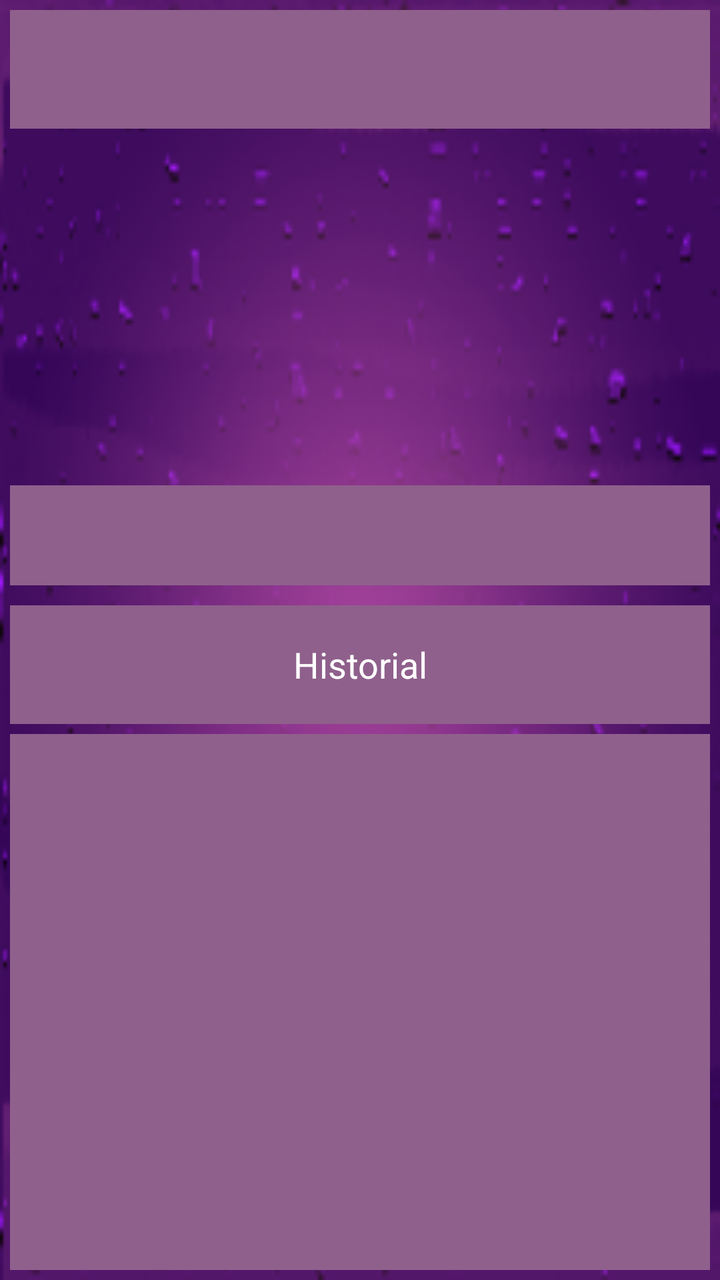
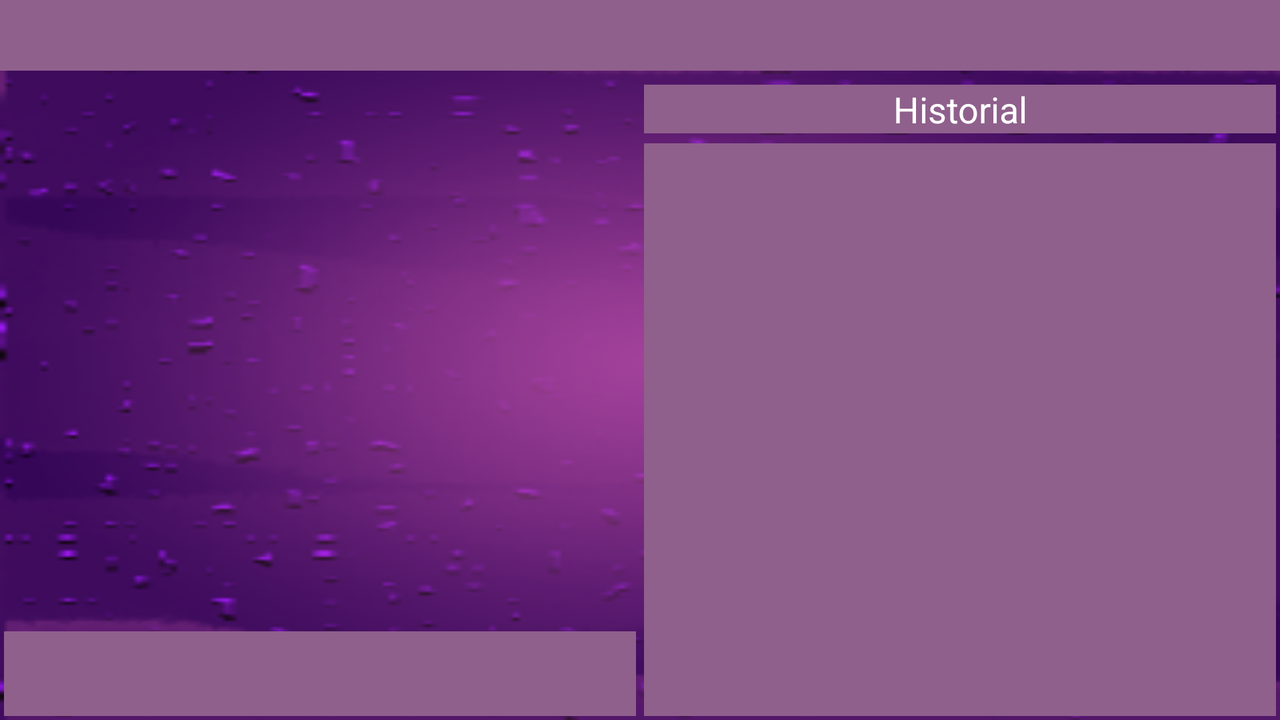

The same Android screen from two of the app's own layout files: first res/layout/ as a phone draws it, then the author's variant for another configuration, drawn on a device whose configuration selects that folder. Both files follow.
<!-- AndroidManifest.xml: application theme AppTheme -->
<!-- res/layout/fragment_detalle_de_entrenador.xml -->
<LinearLayout xmlns:android="http://schemas.android.com/apk/res/android"
    xmlns:tools="http://schemas.android.com/tools"
    android:layout_width="match_parent"
    android:layout_height="match_parent"
    android:orientation="vertical"
    android:padding="5dp"
    android:weightSum="20"
    tools:context="android.electiva.uniquindio.edu.co.vozarron.fragments.DetalleDeEntrenadorFragment">

    <TextView
        android:layout_width="match_parent"
        android:layout_height="0dp"
        android:gravity="center_horizontal|center_vertical"
        android:layout_weight="2"
        android:id="@+id/detalle_entrenador_nombre"
        android:background="@color/colorPrimary"
        android:textSize="@dimen/titulos"

        />
    <ImageView
        android:layout_width="wrap_content"
        android:layout_height="0dp"
        android:contentDescription=""
        android:layout_gravity="center"
        android:layout_weight="6"
        android:id="@+id/detalle_entrenador_foto"
        />

    <TextView
        android:layout_width="match_parent"
        android:layout_height="wrap_content"
        android:id="@+id/detalle_entrenador_genero"
        android:gravity="center"
        android:layout_weight="1"
        android:background="@color/colorPrimary"
        android:layout_marginBottom="10dp"
        />
    <TextView
        android:layout_width="match_parent"
        android:layout_height="0dp"
        android:text="@string/historial"
        android:layout_weight="2"
        android:gravity="center"
        android:background="@color/colorPrimary"
        android:textSize="@dimen/titulos"
        android:layout_marginBottom="5dp"
        />
    <ScrollView
        android:layout_width="match_parent"
        android:layout_height="0dp"
        android:layout_weight="9"
        android:padding="2dp"
        android:background="@color/colorPrimary"

        >
        <TextView
            android:layout_width="match_parent"
            android:layout_height="wrap_content"
            android:id="@+id/detalle_entrenador_historial"

            android:padding="15dp"
            />

    </ScrollView>


</LinearLayout>
<!-- resources referenced by this layout -->
<resources>
  <color name="colorPrimary">#8f608c</color>
  <dimen name="titulos">18dp</dimen>
  <string name="historial">Historial</string>
  <style name="AppTheme" parent="Theme.AppCompat.Light.DarkActionBar">
          
          <item name="android:windowBackground">@drawable/vozarro5</item>
          <item name="colorPrimary">@color/colorPrimary</item>
          <item name="colorPrimaryDark">@color/colorPrimaryDark</item>
          <item name="colorAccent">@color/colorAccent</item>
          <item name="buttonStyle">@style/estilo_botones</item>
          <item name="android:textColor">@color/colorAccent</item>
          <item name="android:textSize">@dimen/texto_normal</item>
      </style>
  <!-- drawable vozarro5: png bitmap (drawable, 58894 bytes) -->
  <color name="colorPrimaryDark">#440e61</color>
  <color name="colorAccent">#FFFFFF</color>
  <style name="estilo_botones" parent="android:style/Widget.Button">
          <item name="android:background">@drawable/fondo_boton</item>
          <item name="android:textColor">@color/colorAccent</item>
          <item name="android:textSize">@dimen/texto_botones</item>
  
      </style>
  <dimen name="texto_normal">15dp</dimen>
  <!-- drawable fondo_boton (drawable) -->
  <?xml version="1.0" encoding="utf-8"?>
  
  <shape xmlns:android="http://schemas.android.com/apk/res/android"
      android:shape="rectangle"
      >
  
          <padding android:bottom="2dp" android:left="2dp"
              android:right="2dp" android:top="2dp" />
          <corners android:radius="3dp" />
          <stroke android:width="1dp" android:color="@color/colorPrimaryDark" />
          <gradient
              android:angle="315"
              android:startColor="@color/colorPrimary"
              android:centerColor="@color/colorPrimaryDark"
              android:centerX="0.9"
              android:centerY="0.9"
              android:endColor="#000000"
              >
  
          </gradient>
          <stroke android:color="@color/colorPrimaryDark"
              android:width="2dp"
              />
  
  </shape>
  <dimen name="texto_botones">16dp</dimen>
</resources>
<!-- res/layout-land/fragment_detalle_de_entrenador.xml (the author's variant of the layout above) -->
<!-- drawn on the phone turned sideways -->
<LinearLayout xmlns:android="http://schemas.android.com/apk/res/android"
    xmlns:tools="http://schemas.android.com/tools"
    android:layout_width="match_parent"
    android:layout_height="match_parent"
    android:orientation="vertical"
    android:weightSum="20"
    tools:context="android.electiva.uniquindio.edu.co.vozarron.fragments.DetalleDeEntrenadorFragment">


    <TextView
        android:layout_width="match_parent"
        android:layout_height="0dp"
        android:gravity="center_horizontal|center_vertical"
        android:layout_weight="2"
        android:id="@+id/detalle_entrenador_nombre"
        android:background="@color/colorPrimary"
        android:textSize="@dimen/titulos"
        android:layout_marginBottom="5dp"

        />

    <LinearLayout
        android:layout_width="match_parent"
        android:layout_height="0dp"
        android:layout_weight="18"
        android:weightSum="2"

        android:orientation="horizontal"
        >

        <LinearLayout
            android:layout_width="0dp"
            android:layout_height="match_parent"
            android:layout_weight="1"
            android:weightSum="15"
            android:orientation="vertical"
            android:padding="2dp"
            >

            <ImageView
                android:layout_width="match_parent"
                android:layout_height="0dp"
                android:contentDescription=""
                android:layout_gravity="center"
                android:layout_weight="13"
                android:id="@+id/detalle_entrenador_foto"
                android:padding="10dp"
                />

            <TextView
                android:layout_width="match_parent"
                android:layout_height="0dp"
                android:id="@+id/detalle_entrenador_genero"
                android:gravity="center"
                android:background="@color/colorPrimary"
                android:layout_weight="2"
                android:padding="3dp"

                />

        </LinearLayout>

        <LinearLayout
            android:layout_width="0dp"
            android:layout_height="match_parent"
            android:layout_weight="1"
            android:orientation="vertical"
            android:padding="2dp"
            >

            <TextView
                android:layout_width="match_parent"
                android:layout_height="wrap_content"
                android:text="@string/historial"
                android:gravity="center"
                android:background="@color/colorPrimary"
                android:textSize="@dimen/titulos"
                android:layout_marginBottom="5dp"
                />
            <ScrollView
                android:layout_width="match_parent"
                android:layout_height="match_parent"
                android:padding="2dp"
                android:background="@color/colorPrimary"

                >
                <TextView
                    android:layout_width="match_parent"
                    android:layout_height="match_parent"
                    android:id="@+id/detalle_entrenador_historial"

                    android:padding="15dp"
                    />

            </ScrollView>

        </LinearLayout>

    </LinearLayout>





</LinearLayout>
